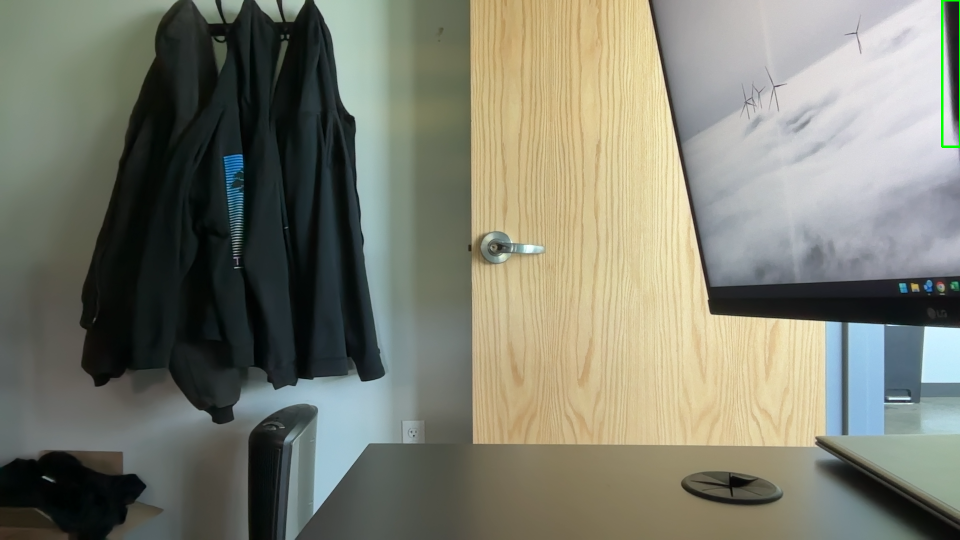
#> input picture images/image0.png, 1920 x 1080 px, given in place of the camera (shown at 1/2 size)
$ python main.py
#> lines starting #> are read from the running program, lines starting #| are printed output that depends on the picture
import cv2
import time
from emailing import send_email
import glob
import os
from threading import Thread

video = cv2.VideoCapture(0)
time.sleep(1)

first_frame = None
status_list = []
count = 0

def clean_folder():
    print('clean_folder function started;')
    images = glob.glob('images/*.png')
    for image in images:
        os.remove(image)
    print('clean_folder function ended')
while True:
    status = 0
    check, frame = video.read()
#> frame is the input picture: shape (1080, 1920, 3); mean B, G, R 112, 125.6, 124.3
    gray_frame = cv2.cvtColor(frame, cv2.COLOR_BGR2GRAY)
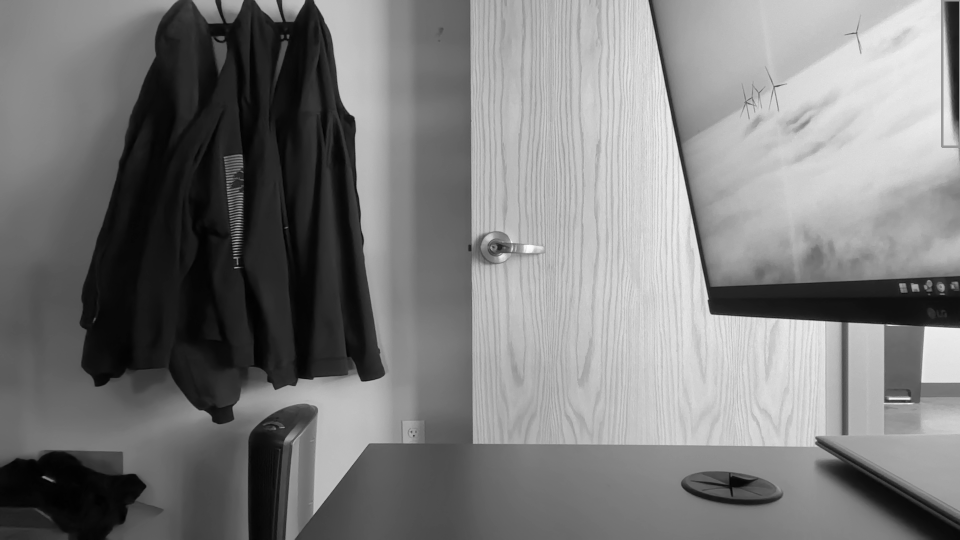
#> gray_frame: shape (1080, 1920) (shown at 1/2 size); min 0, max 255, mean 123.7
    gray_frame_gau = cv2.GaussianBlur(gray_frame, (21, 21), 0)

    if first_frame is None:
        first_frame = gray_frame_gau

    delta_frame = cv2.absdiff(first_frame, gray_frame_gau)
#> delta_frame: shape (1080, 1920); every value is 0

    thresh_frame = cv2.threshold(delta_frame, 60, 255, cv2.THRESH_BINARY)[1]
    dil_frame = cv2.dilate(thresh_frame, None, iterations=2)
    cv2.imshow('My Video', dil_frame)

    contours, check = cv2.findContours(dil_frame, cv2.RETR_EXTERNAL, cv2.CHAIN_APPROX_SIMPLE)
#> contours = []; check = None

    for contour in contours:
        if cv2.contourArea(contour) < 5000:
            continue
        x, y, w, h = cv2.boundingRect(contour)
        rectangle = cv2.rectangle(frame, (x, y), (x+w, y+h), (0, 255, 0), 3)
        status = 1
        cv2.imwrite(f'images/image{count}.png', frame)
        count += 1
        all_images = glob.glob('images/image*.png')
        index = int(len(all_images) / 2)
        image_with_object = all_images[index]

    status_list.append(status)
    status_list = status_list[-2:]
    if status_list[0] == 1 and status_list[1] == 0:
        email_thread = Thread(target=send_email, args=(image_with_object, ))
        email_thread.daemon = True
        clean_thread = Thread(target=clean_folder)
        clean_thread.daemon = True

        email_thread.start()


    print(status_list)

    cv2.imshow('Video', frame)
    key = cv2.waitKey(1)
#> (key q is pressed here)

    if key == ord('q'):
        break

video.release()
#> (the run stopped early here; a loop or call above may not have finished)
